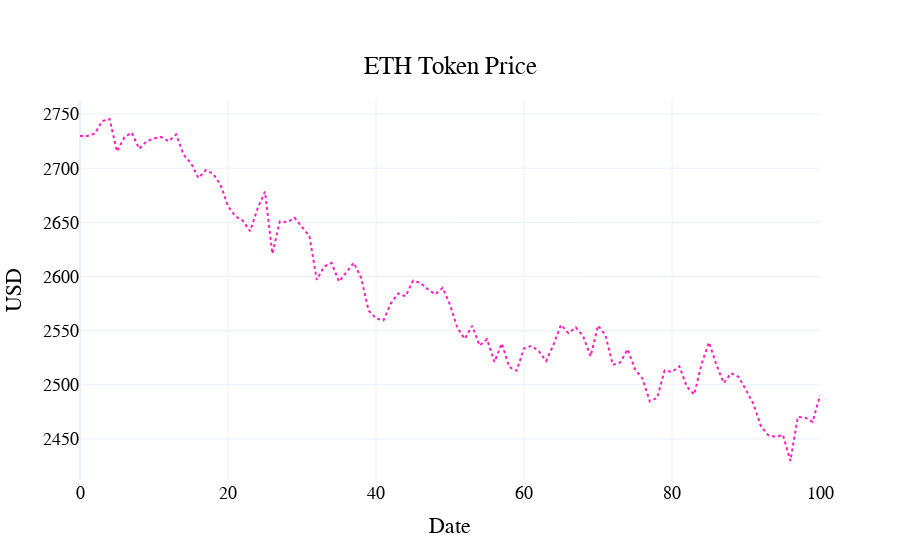

Source (notebook cell):
### Code cell
visualizations.plot_token_price_per_subset(
    df,
    scenario_names={
    0: "normal",
}
)

### Figure 1 — Plotly figure (JSON) as saved in the notebook; plotly's stock layout.template omitted (floating-point values rounded to 4 significant figures; data arrays with more than 128 entries replaced by an {"elided": "..."} marker saying what was removed)
{"data": [{"line": {"color": "#FC1CBF", "dash": "dot"}, "name": "normal", "type": "scatter", "x": {"elided": "401 int values"}, "y": {"elided": "401 float values"}}], "layout": {"font": {"color": "black", "family": "Arial", "size": 18}, "hovermode": "x unified", "legend": {"font": {"color": "black", "size": 18}, "orientation": "h", "x": 0.5, "xanchor": "center", "y": -0.4, "yanchor": "bottom"}, "paper_bgcolor": "rgba(255, 255, 255, 1)", "plot_bgcolor": "rgba(255, 255, 255, 1)", "title": {"text": "ETH Token Price", "x": 0.5, "xanchor": "center", "y": 0.9, "yanchor": "top"}, "xaxis": {"title": {"text": "Date"}}, "yaxis": {"title": {"text": "USD"}}}}
